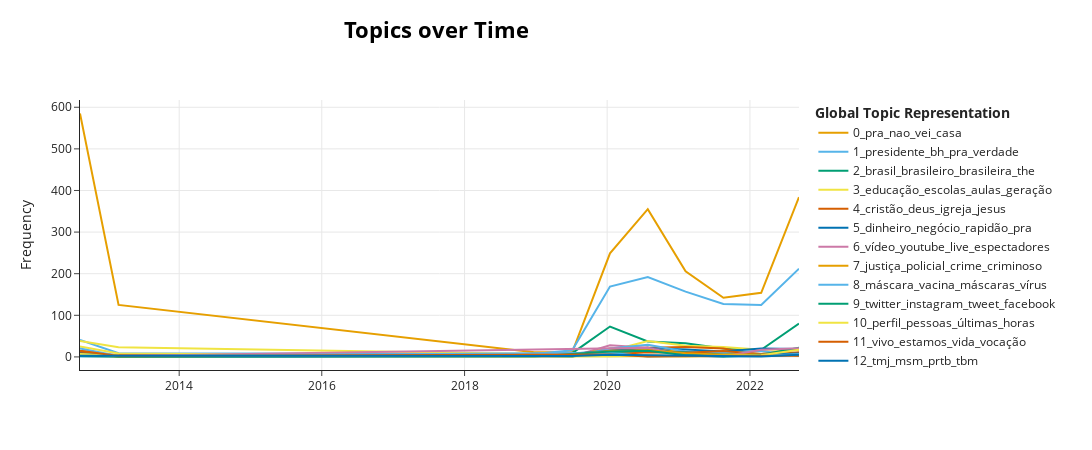

Here is the notebook cell this chart was saved with:
### Markdown cell above
### Tópicos en el tiempo

### Code cell
# convert column to list
tweets = df['text_pre'].to_list()
timestamps = df['local_time'].to_list()

topics_over_time = topic_model.topics_over_time(docs=tweets, 
                                                timestamps=timestamps, 
                                                global_tuning=True, 
                                                evolution_tuning=True, 
                                                nr_bins=20)

topic_model.visualize_topics_over_time(topics_over_time, top_n_topics=20)

### Figure 1 — Plotly figure (JSON) as saved in the notebook; plotly's stock layout.template omitted (floating-point values rounded to 4 significant figures)
{"data": [{"hoverinfo": "text", "hovertext": ["<b>Topic 0</b><br>Words: nao, vei, voce, to, ai", "<b>Topic 0</b><br>Words: vo, ai, vei, so, nao", "<b>Topic 0</b><br>Words: existe, omite, lendaaa, animava, kakakakaka", "<b>Topic 0</b><br>Words: foragilmar, bêbado, adoram, delirante, kakakakak", "<b>Topic 0</b><br>Words: guru, contando, pra, parabéns, há", "<b>Topic 0</b><br>Words: irmão, pra, esquerda, casa, guerra", "<b>Topic 0</b><br>Words: parabéns, pra, sentiu, casa, livre", "<b>Topic 0</b><br>Words: tá, amanhã, parabéns, pra, kkkkkkkkkkkkk", "<b>Topic 0</b><br>Words: chorar, lula, kkkkkkkkkk, pra, bolsonaro", "<b>Topic 0</b><br>Words: lula, pra, virar, bolsonaro, batalhão"], "marker": {"color": "#E69F00"}, "mode": "lines", "name": "0_pra_nao_vei_casa", "type": "scatter", "x": ["2012-08-11T05:38:53.912999", "2013-02-24T15:10:01.350000", "2018-12-24T10:03:19.200000", "2019-07-05T22:40:53.550000", "2020-01-15T11:18:27.900000", "2020-07-26T23:56:02.249999", "2021-02-05T12:33:36.600000", "2021-08-18T01:11:10.950000", "2022-02-27T13:48:45.300000", "2022-09-09T02:26:19.649999"], "y": [585, 125, 11, 11, 249, 355, 206, 142, 154, 384]}, {"hoverinfo": "text", "hovertext": ["<b>Topic 1</b><br>Words: medo, pessoa, sinto, errado, redação", "<b>Topic 1</b><br>Words: mentira, acho, durão, dramática, teorias", "<b>Topic 1</b><br>Words: asbea, jargões, ultrapassadas, tôrres, júlio", "<b>Topic 1</b><br>Words: federais, bilhões, tenha, votaram, aumento", "<b>Topic 1</b><br>Words: presidente, prefeito, bh, mídia, pra", "<b>Topic 1</b><br>Words: prefeito, pra, bh, presidente, verdade", "<b>Topic 1</b><br>Words: bh, verdade, prefeito, pra, prefeitura", "<b>Topic 1</b><br>Words: kalil, prefeitura, bh, ônibus, pra", "<b>Topic 1</b><br>Words: prefeitura, pl, bh, presidente, saúde", "<b>Topic 1</b><br>Words: presidente, lula, bolsonaro, pra, verdade"], "marker": {"color": "#56B4E9"}, "mode": "lines", "name": "1_presidente_bh_pra_verdade", "type": "scatter", "x": ["2012-08-11T05:38:53.912999", "2013-02-24T15:10:01.350000", "2018-12-24T10:03:19.200000", "2019-07-05T22:40:53.550000", "2020-01-15T11:18:27.900000", "2020-07-26T23:56:02.249999", "2021-02-05T12:33:36.600000", "2021-08-18T01:11:10.950000", "2022-02-27T13:48:45.300000", "2022-09-09T02:26:19.649999"], "y": [41, 9, 7, 16, 169, 192, 157, 127, 125, 212]}, {"hoverinfo": "text", "hovertext": ["<b>Topic 2</b><br>Words: brasil, so, amanha, work, clipe", "<b>Topic 2</b><br>Words: cruzeiroooooooooo, etapa, entra, pensa, ufmg", "<b>Topic 2</b><br>Words: merecido, pisa, voando, rankings, demagogo", "<b>Topic 2</b><br>Words: brasil, educado, anos, acima, mundo", "<b>Topic 2</b><br>Words: brasil, brasileiro, brasileira, empresas, mídia", "<b>Topic 2</b><br>Words: brasil, cuba, liberal, brasileiro, pra", "<b>Topic 2</b><br>Words: brasil, brasileira, brasileiro, cuba, brasilpelovotoauditavel", "<b>Topic 2</b><br>Words: brasil, brasileiro, comemora, mbl, bandido", "<b>Topic 2</b><br>Words: brasil, brasileiro, luva, argentina, acima", "<b>Topic 2</b><br>Words: brasil, and, the, in, brasileiro"], "marker": {"color": "#009E73"}, "mode": "lines", "name": "2_brasil_brasileiro_brasileira_the", "type": "scatter", "x": ["2012-08-11T05:38:53.912999", "2013-02-24T15:10:01.350000", "2018-12-24T10:03:19.200000", "2019-07-05T22:40:53.550000", "2020-01-15T11:18:27.900000", "2020-07-26T23:56:02.249999", "2021-02-05T12:33:36.600000", "2021-08-18T01:11:10.950000", "2022-02-27T13:48:45.300000", "2022-09-09T02:26:19.649999"], "y": [7, 2, 2, 9, 73, 37, 33, 20, 17, 80]}, {"hoverinfo": "text", "hovertext": ["<b>Topic 3</b><br>Words: aula, estuda, vo, amanha, ingles", "<b>Topic 3</b><br>Words: estudo, entrar, igual, cotas, cabrito", "<b>Topic 3</b><br>Words: hahhha, tchauuu, acadêmica, ciências, produzem", "<b>Topic 3</b><br>Words: educação, protestar, estudantes, retirada, fundão", "<b>Topic 3</b><br>Words: geração, jovens, mimizenta, estudante, juventude", "<b>Topic 3</b><br>Words: educação, escolas, geração, aulas, criança", "<b>Topic 3</b><br>Words: educação, aulas, escolas, bh, neutra", "<b>Topic 3</b><br>Words: educação, escolas, pl, crianças, institui", "<b>Topic 3</b><br>Words: educação, escolas, pl, institui, bh", "<b>Topic 3</b><br>Words: educação, escolas, jovens, divergência, diretoria"], "marker": {"color": "#F0E442"}, "mode": "lines", "name": "3_educação_escolas_aulas_geração", "type": "scatter", "x": ["2012-08-11T05:38:53.912999", "2013-02-24T15:10:01.350000", "2018-12-24T10:03:19.200000", "2019-07-05T22:40:53.550000", "2020-01-15T11:18:27.900000", "2020-07-26T23:56:02.249999", "2021-02-05T12:33:36.600000", "2021-08-18T01:11:10.950000", "2022-02-27T13:48:45.300000", "2022-09-09T02:26:19.649999"], "y": [25, 8, 2, 3, 14, 38, 27, 24, 17, 18]}, {"hoverinfo": "text", "hovertext": ["<b>Topic 4</b><br>Words: deus, escolho, cristão, pecador, bible", "<b>Topic 4</b><br>Words: port, fis, christ, lit, hist", "<b>Topic 4</b><br>Words: capturou, moralismo, misturam, verificar, ditadores", "<b>Topic 4</b><br>Words: deus, cristão, cristianismo, bíblia, igreja", "<b>Topic 4</b><br>Words: cristão, igreja, deus, religião, cristãos", "<b>Topic 4</b><br>Words: igreja, deus, igrejas, cristão, cristãos", "<b>Topic 4</b><br>Words: igreja, cristão, deus, religiosas, culto", "<b>Topic 4</b><br>Words: cristão, temer, deus, bíblia, vou", "<b>Topic 4</b><br>Words: deus, igreja, sejam, respeitem, duvidam"], "marker": {"color": "#D55E00"}, "mode": "lines", "name": "4_cristão_deus_igreja_jesus", "type": "scatter", "x": ["2012-08-11T05:38:53.912999", "2013-02-24T15:10:01.350000", "2019-07-05T22:40:53.550000", "2020-01-15T11:18:27.900000", "2020-07-26T23:56:02.249999", "2021-02-05T12:33:36.600000", "2021-08-18T01:11:10.950000", "2022-02-27T13:48:45.300000", "2022-09-09T02:26:19.649999"], "y": [14, 2, 2, 18, 22, 24, 20, 4, 11]}, {"hoverinfo": "text", "hovertext": ["<b>Topic 5</b><br>Words: pagamento, aguarde, salário, hrs, vou", "<b>Topic 5</b><br>Words: dedicada, fu, duplo, pago, hahaha", "<b>Topic 5</b><br>Words: gabinete, pulando, convencer, conseguir, ruas", "<b>Topic 5</b><br>Words: rouba, armado, traficante, traficantes, direto", "<b>Topic 5</b><br>Words: negócio, rapidão, dinheiro, comércio, pra", "<b>Topic 5</b><br>Words: negócio, rapidão, dinheiro, ei, pago", "<b>Topic 5</b><br>Words: dinheiro, empréstimo, corrupção, negócio, rapidão", "<b>Topic 5</b><br>Words: dinheiro, público, gastar, negócio, mercado", "<b>Topic 5</b><br>Words: dinheiro, ladrão, corrupção, rouba, roubar", "<b>Topic 5</b><br>Words: lula, ladrão, corrupção, dinheiro, reais"], "marker": {"color": "#0072B2"}, "mode": "lines", "name": "5_dinheiro_negócio_rapidão_pra", "type": "scatter", "x": ["2012-08-11T05:38:53.912999", "2013-02-24T15:10:01.350000", "2018-12-24T10:03:19.200000", "2019-07-05T22:40:53.550000", "2020-01-15T11:18:27.900000", "2020-07-26T23:56:02.249999", "2021-02-05T12:33:36.600000", "2021-08-18T01:11:10.950000", "2022-02-27T13:48:45.300000", "2022-09-09T02:26:19.649999"], "y": [2, 2, 1, 1, 19, 21, 18, 13, 20, 19]}, {"hoverinfo": "text", "hovertext": ["<b>Topic 6</b><br>Words: espectadores, total, live, vídeo, youtube", "<b>Topic 6</b><br>Words: alex, kkkkkkkkkkkkkkkkkkkkkkkkkkkkkkkkkk, video, posta, aneim", "<b>Topic 6</b><br>Words: rapidão, olha, vídeo, youtube, live", "<b>Topic 6</b><br>Words: vídeo, completo, youtube, hipocrisia, live", "<b>Topic 6</b><br>Words: vídeo, youtube, completo, canal, relincho", "<b>Topic 6</b><br>Words: vídeo, legenda, costa, atesta, menas", "<b>Topic 6</b><br>Words: vídeo, barragem, escoa, vazamento, descrição", "<b>Topic 6</b><br>Words: vídeo, canal, pagaram, bchartsnet, podcasts", "<b>Topic 6</b><br>Words: vídeo, vídeos, link, live, youtube"], "marker": {"color": "#CC79A7"}, "mode": "lines", "name": "6_vídeo_youtube_live_espectadores", "type": "scatter", "x": ["2012-08-11T05:38:53.912999", "2013-02-24T15:10:01.350000", "2019-07-05T22:40:53.550000", "2020-01-15T11:18:27.900000", "2020-07-26T23:56:02.249999", "2021-02-05T12:33:36.600000", "2021-08-18T01:11:10.950000", "2022-02-27T13:48:45.300000", "2022-09-09T02:26:19.649999"], "y": [14, 1, 1, 28, 22, 8, 8, 7, 17]}, {"hoverinfo": "text", "hovertext": ["<b>Topic 7</b><br>Words: apple, jailbreak, aaaaaaaaaaaaaaaaaaaaaaaaaaaa, disgramada, ipodddddddddddd", "<b>Topic 7</b><br>Words: faca, friends, policial, caiu, melhor", "<b>Topic 7</b><br>Words: taxistas, julgar, pilantra, ubersim, divórcio", "<b>Topic 7</b><br>Words: criminoso, condenação, policial, justiça, crime", "<b>Topic 7</b><br>Words: crimes, rj, preso, justiça, durante", "<b>Topic 7</b><br>Words: justiça, feita, crime, seja, cumprindo", "<b>Topic 7</b><br>Words: justiça, criminoso, administrativa, foragido, crimes", "<b>Topic 7</b><br>Words: concedeu, criminoso, plim, justiça, polícia", "<b>Topic 7</b><br>Words: crime, justiça, policial, seja, moraes"], "marker": {"color": "#E69F00"}, "mode": "lines", "name": "7_justiça_policial_crime_criminoso", "type": "scatter", "x": ["2012-08-11T05:38:53.912999", "2013-02-24T15:10:01.350000", "2019-07-05T22:40:53.550000", "2020-01-15T11:18:27.900000", "2020-07-26T23:56:02.249999", "2021-02-05T12:33:36.600000", "2021-08-18T01:11:10.950000", "2022-02-27T13:48:45.300000", "2022-09-09T02:26:19.649999"], "y": [2, 1, 4, 20, 18, 12, 10, 7, 20]}, {"hoverinfo": "text", "hovertext": ["<b>Topic 8</b><br>Words: maquiagem, sacanagem, vei, máscara, vacina", "<b>Topic 8</b><br>Words: aguda, infecciosa, mamíferos, aves, causada", "<b>Topic 8</b><br>Words: marina, fundação, acre, ambiente, queimadas", "<b>Topic 8</b><br>Words: china, vírus, máscara, chinês, vacina", "<b>Topic 8</b><br>Words: máscara, vacina, vírus, vacinação, them", "<b>Topic 8</b><br>Words: máscara, vacinas, recomenda, vacina, máscaras", "<b>Topic 8</b><br>Words: máscara, vacina, vacinação, máscaras, evangelizar", "<b>Topic 8</b><br>Words: máscaras, protocolei, uso, máscara, projeto", "<b>Topic 8</b><br>Words: goiás, amazonas, acre, roraima, agradeça"], "marker": {"color": "#56B4E9"}, "mode": "lines", "name": "8_máscara_vacina_máscaras_vírus", "type": "scatter", "x": ["2012-08-11T05:38:53.912999", "2013-02-24T15:10:01.350000", "2019-07-05T22:40:53.550000", "2020-01-15T11:18:27.900000", "2020-07-26T23:56:02.249999", "2021-02-05T12:33:36.600000", "2021-08-18T01:11:10.950000", "2022-02-27T13:48:45.300000", "2022-09-09T02:26:19.649999"], "y": [1, 1, 1, 20, 29, 13, 10, 14, 2]}, {"hoverinfo": "text", "hovertext": ["<b>Topic 9</b><br>Words: twitter, facebook, instagram, tantas, miojo", "<b>Topic 9</b><br>Words: grupos, sigo, visitaram, twitter, perfil", "<b>Topic 9</b><br>Words: twitter, instagram, presentes, funcionando, cristiano", "<b>Topic 9</b><br>Words: from, copyright, learn, been, more", "<b>Topic 9</b><br>Words: tweet, twitter, instagram, from, merda", "<b>Topic 9</b><br>Words: twitter, instagram, tweet, facebook, curtir", "<b>Topic 9</b><br>Words: twitter, instagram, caber, tweet, telegram", "<b>Topic 9</b><br>Words: twitter, tweet, funcional, zuando, ultrapassa", "<b>Topic 9</b><br>Words: twitter, musk, elon, tweet, calheiros", "<b>Topic 9</b><br>Words: instagram, twitter, tweet, facebook, milhão"], "marker": {"color": "#009E73"}, "mode": "lines", "name": "9_twitter_instagram_tweet_facebook", "type": "scatter", "x": ["2012-08-11T05:38:53.912999", "2013-02-24T15:10:01.350000", "2018-12-24T10:03:19.200000", "2019-07-05T22:40:53.550000", "2020-01-15T11:18:27.900000", "2020-07-26T23:56:02.249999", "2021-02-05T12:33:36.600000", "2021-08-18T01:11:10.950000", "2022-02-27T13:48:45.300000", "2022-09-09T02:26:19.649999"], "y": [10, 1, 3, 1, 12, 13, 11, 5, 5, 22]}, {"hoverinfo": "text", "hovertext": ["<b>Topic 10</b><br>Words: perfil, pessoas, últimas, visto, horas", "<b>Topic 10</b><br>Words: perfil, pessoas, últimas, horas, visto", "<b>Topic 10</b><br>Words: perfil, foto, gentiiii, coleta, rebater", "<b>Topic 10</b><br>Words: perfil, pessoas, foto, últimas, horas", "<b>Topic 10</b><br>Words: foto, perfil, fotógrafo, zoom, embaçada", "<b>Topic 10</b><br>Words: perfil, pessoas, foto, últimas, horas"], "marker": {"color": "#F0E442"}, "mode": "lines", "name": "10_perfil_pessoas_últimas_horas", "type": "scatter", "x": ["2012-08-11T05:38:53.912999", "2013-02-24T15:10:01.350000", "2020-01-15T11:18:27.900000", "2020-07-26T23:56:02.249999", "2021-02-05T12:33:36.600000", "2022-09-09T02:26:19.649999"], "y": [38, 23, 4, 4, 3, 5]}, {"hoverinfo": "text", "hovertext": ["<b>Topic 11</b><br>Words: vida, vivo, estamos, pessoa, ioio", "<b>Topic 11</b><br>Words: morrendo, assustando, eternas, conhecer, morre", "<b>Topic 11</b><br>Words: vivo, vocação, verdadeira, amigos, estamos", "<b>Topic 11</b><br>Words: vivo, estamos, vida, relembrar, viver", "<b>Topic 11</b><br>Words: vivo, estamos, vocação, vidas, fatality", "<b>Topic 11</b><br>Words: vivo, estamos, gostam, relembrar, eternas", "<b>Topic 11</b><br>Words: vivo, estamos, relembrar, incêndio, sacrificaram", "<b>Topic 11</b><br>Words: vivo, estamos, lindos, emicida, parei"], "marker": {"color": "#D55E00"}, "mode": "lines", "name": "11_vivo_estamos_vida_vocação", "type": "scatter", "x": ["2012-08-11T05:38:53.912999", "2013-02-24T15:10:01.350000", "2020-01-15T11:18:27.900000", "2020-07-26T23:56:02.249999", "2021-02-05T12:33:36.600000", "2021-08-18T01:11:10.950000", "2022-02-27T13:48:45.300000", "2022-09-09T02:26:19.649999"], "y": [11, 4, 6, 11, 10, 14, 7, 9]}, {"hoverinfo": "text", "hovertext": ["<b>Topic 12</b><br>Words: tbm, msm, assiti, wtf, assiste", "<b>Topic 12</b><br>Words: seeempli, comigu, kit, msm, migs", "<b>Topic 12</b><br>Words: boate, estação, msm, conhece, praça", "<b>Topic 12</b><br>Words: tmj, msm, pacientes, tratamento, consecutivos", "<b>Topic 12</b><br>Words: tmj, prtb, doença, bh, cirúrgico", "<b>Topic 12</b><br>Words: tcc, karlinha, medicina, fonte, doente", "<b>Topic 12</b><br>Words: doente, telegram, canal, tmj, msm", "<b>Topic 12</b><br>Words: flow, setembro, vlw, bh, flw", "<b>Topic 12</b><br>Words: cirúrgico, tmj, médicas, atendem, feldman"], "marker": {"color": "#0072B2"}, "mode": "lines", "name": "12_tmj_msm_prtb_tbm", "type": "scatter", "x": ["2012-08-11T05:38:53.912999", "2013-02-24T15:10:01.350000", "2018-12-24T10:03:19.200000", "2020-01-15T11:18:27.900000", "2020-07-26T23:56:02.249999", "2021-02-05T12:33:36.600000", "2021-08-18T01:11:10.950000", "2022-02-27T13:48:45.300000", "2022-09-09T02:26:19.649999"], "y": [8, 2, 2, 14, 22, 5, 3, 5, 8]}, {"hoverinfo": "text", "hovertext": ["<b>Topic 13</b><br>Words: semana, pontinhos, ganhe, ok, faltam", "<b>Topic 13</b><br>Words: faltam, dias, achieveeeeeeeeeeeeeeeeeeee, passaria, cancelada", "<b>Topic 13</b><br>Words: faltam, dias, endireitar, bh, confirmar", "<b>Topic 13</b><br>Words: dias, faltam, defino, barrabás, tretas", "<b>Topic 13</b><br>Words: esforços, demorou, contem, faltam, chega", "<b>Topic 13</b><br>Words: faltam, confirmar, digitar, dias, pra", "<b>Topic 13</b><br>Words: faltam, digitar, confirmar, dias, pra"], "marker": {"color": "#CC79A7"}, "mode": "lines", "name": "13_faltam_dias_digitar_confirmar", "type": "scatter", "x": ["2012-08-11T05:38:53.912999", "2013-02-24T15:10:01.350000", "2020-07-26T23:56:02.249999", "2021-02-05T12:33:36.600000", "2021-08-18T01:11:10.950000", "2022-02-27T13:48:45.300000", "2022-09-09T02:26:19.649999"], "y": [2, 2, 22, 3, 1, 17, 21]}, {"hoverinfo": "text", "hovertext": ["<b>Topic 14</b><br>Words: mulheres, presta, demaissssssssss, portin, escrota", "<b>Topic 14</b><br>Words: mulhers, rápidas, caixa, super, tbm", "<b>Topic 14</b><br>Words: feministas, mulher, aborto, feminismo, movimento", "<b>Topic 14</b><br>Words: aborto, mulher, feminista, assassinato, feminismo", "<b>Topic 14</b><br>Words: aborto, mulher, feminismo, feminista, feministas", "<b>Topic 14</b><br>Words: mulher, mulheres, feministas, aborto, movimento", "<b>Topic 14</b><br>Words: aborto, mulher, chega, feministas, debate", "<b>Topic 14</b><br>Words: feminista, aborto, mulher, mulheres, falhar", "<b>Topic 14</b><br>Words: mulher, feminismo, entrevistadora, conceito, definir"], "marker": {"color": "#E69F00"}, "mode": "lines", "name": "14_mulher_aborto_feminista_feminismo", "type": "scatter", "x": ["2012-08-11T05:38:53.912999", "2013-02-24T15:10:01.350000", "2019-07-05T22:40:53.550000", "2020-01-15T11:18:27.900000", "2020-07-26T23:56:02.249999", "2021-02-05T12:33:36.600000", "2021-08-18T01:11:10.950000", "2022-02-27T13:48:45.300000", "2022-09-09T02:26:19.649999"], "y": [6, 1, 6, 14, 16, 9, 5, 6, 4]}, {"hoverinfo": "text", "hovertext": ["<b>Topic 15</b><br>Words: odeio, ninguem, ninguém, merece, ai", "<b>Topic 15</b><br>Words: odiei, odeio, face, comigo, fala", "<b>Topic 15</b><br>Words: ninguém, odeio, homens, ódio, odeia", "<b>Topic 15</b><br>Words: odeio, trem, vi, kkkk, ninguém", "<b>Topic 15</b><br>Words: proibido, deveria, nenhum, explicação, ninguém", "<b>Topic 15</b><br>Words: briguemos, conseguiremos, canalhice, internamente, espaços", "<b>Topic 15</b><br>Words: ninguém, asneiras, confiei, falhei, cobraria", "<b>Topic 15</b><br>Words: ninguém, quiserem, ódio, odeio, odeiam"], "marker": {"color": "#56B4E9"}, "mode": "lines", "name": "15_odeio_ninguém_ninguem_ódio", "type": "scatter", "x": ["2012-08-11T05:38:53.912999", "2013-02-24T15:10:01.350000", "2020-01-15T11:18:27.900000", "2020-07-26T23:56:02.249999", "2021-02-05T12:33:36.600000", "2021-08-18T01:11:10.950000", "2022-02-27T13:48:45.300000", "2022-09-09T02:26:19.649999"], "y": [20, 2, 10, 1, 3, 1, 2, 7]}, {"hoverinfo": "text", "hovertext": ["<b>Topic 16</b><br>Words: cosmos, horizontes, kkkkk, mundo, lacrosfera", "<b>Topic 16</b><br>Words: universo, formar, prima, complexo, condição", "<b>Topic 16</b><br>Words: horizonte, belo, praça, liberdade, mundo", "<b>Topic 16</b><br>Words: mundo, mesmos, coincidência, lacrosfera, horizonte", "<b>Topic 16</b><br>Words: lacrosfera, mundo, horizonte, belo, métodos", "<b>Topic 16</b><br>Words: globo, essencial, aliás, estrago, dava", "<b>Topic 16</b><br>Words: incrível, mundo, esquerda, lacrosfera, horizonte", "<b>Topic 16</b><br>Words: globo, mundo, horizonte, inventar, belo"], "marker": {"color": "#009E73"}, "mode": "lines", "name": "16_mundo_lacrosfera_horizonte_belo", "type": "scatter", "x": ["2012-08-11T05:38:53.912999", "2013-02-24T15:10:01.350000", "2018-12-24T10:03:19.200000", "2020-01-15T11:18:27.900000", "2020-07-26T23:56:02.249999", "2021-02-05T12:33:36.600000", "2021-08-18T01:11:10.950000", "2022-02-27T13:48:45.300000"], "y": [2, 1, 1, 13, 15, 4, 1, 4]}, {"hoverinfo": "text", "hovertext": ["<b>Topic 17</b><br>Words: trem, leio, subway, nao, viu", "<b>Topic 17</b><br>Words: trem, química, comprano, pilha, preto", "<b>Topic 17</b><br>Words: frouxo, quadrado, metro, homem, trem", "<b>Topic 17</b><br>Words: prometem, dimaisdaconta, cumprem, viabilização, metrô", "<b>Topic 17</b><br>Words: cúpula, contentou, encontrando, visando, minas", "<b>Topic 17</b><br>Words: minas, trem, lima, gravidade, tristes", "<b>Topic 17</b><br>Words: minas, parede, pedreiro, enfiar, surta", "<b>Topic 17</b><br>Words: minas, trem, viramos, avisa, virando"], "marker": {"color": "#F0E442"}, "mode": "lines", "name": "17_trem_minas_viramos_leio", "type": "scatter", "x": ["2012-08-11T05:38:53.912999", "2013-02-24T15:10:01.350000", "2020-01-15T11:18:27.900000", "2020-07-26T23:56:02.249999", "2021-02-05T12:33:36.600000", "2021-08-18T01:11:10.950000", "2022-02-27T13:48:45.300000", "2022-09-09T02:26:19.649999"], "y": [7, 3, 1, 2, 1, 3, 4, 17]}, {"hoverinfo": "text", "hovertext": ["<b>Topic 18</b><br>Words: calor, chuva, vo, novembro, chuvoso", "<b>Topic 18</b><br>Words: vo, calor, chuva, lanchar, revolução", "<b>Topic 18</b><br>Words: chuva, calor, gafanhotos, água, chegou", "<b>Topic 18</b><br>Words: aproveitando, ar, calor, chuva, vo", "<b>Topic 18</b><br>Words: calor, chuvoso, mapear, comercial, voo", "<b>Topic 18</b><br>Words: soubesse, lagoas, explodiu, ficava, calor", "<b>Topic 18</b><br>Words: levou, calor, guguinha, dominada, aviãozinho"], "marker": {"color": "#D55E00"}, "mode": "lines", "name": "18_calor_chuva_vo_água", "type": "scatter", "x": ["2012-08-11T05:38:53.912999", "2013-02-24T15:10:01.350000", "2020-01-15T11:18:27.900000", "2020-07-26T23:56:02.249999", "2021-08-18T01:11:10.950000", "2022-02-27T13:48:45.300000", "2022-09-09T02:26:19.649999"], "y": [15, 2, 6, 1, 2, 2, 3]}, {"hoverinfo": "text", "hovertext": ["<b>Topic 19</b><br>Words: gay, lançaram, brinks, biblia, minoria", "<b>Topic 19</b><br>Words: homofóbico, mostrar, acaba, país, parabéns", "<b>Topic 19</b><br>Words: somália, paquistão, nigéria, saudita, arábia", "<b>Topic 19</b><br>Words: negros, racismo, resulta, inteligência, brancos", "<b>Topic 19</b><br>Words: black, matter, lives, racismo, lgbt", "<b>Topic 19</b><br>Words: homofóbica, homofóbico, racista, homem, chamo", "<b>Topic 19</b><br>Words: homofobia, lgbt, proposição, subverter, privilegiar", "<b>Topic 19</b><br>Words: homofobia, discordar, deles, negros, racismo", "<b>Topic 19</b><br>Words: minoria, homofobia, racismo, lgbt, anulando"], "marker": {"color": "#0072B2"}, "mode": "lines", "name": "19_negros_homofobia_racismo_lgbt", "type": "scatter", "x": ["2012-08-11T05:38:53.912999", "2018-12-24T10:03:19.200000", "2019-07-05T22:40:53.550000", "2020-01-15T11:18:27.900000", "2020-07-26T23:56:02.249999", "2021-02-05T12:33:36.600000", "2021-08-18T01:11:10.950000", "2022-02-27T13:48:45.300000", "2022-09-09T02:26:19.649999"], "y": [3, 1, 2, 5, 4, 2, 2, 1, 5]}], "layout": {"height": 450, "hoverlabel": {"bgcolor": "white", "font": {"family": "Rockwell", "size": 16}}, "legend": {"title": {"text": "<b>Global Topic Representation"}}, "title": {"font": {"color": "Black", "size": 22}, "text": "<b>Topics over Time</b>", "x": 0.4, "xanchor": "center", "y": 0.95, "yanchor": "top"}, "width": 1250, "xaxis": {"showgrid": true}, "yaxis": {"showgrid": true, "title": {"text": "Frequency"}}}}
